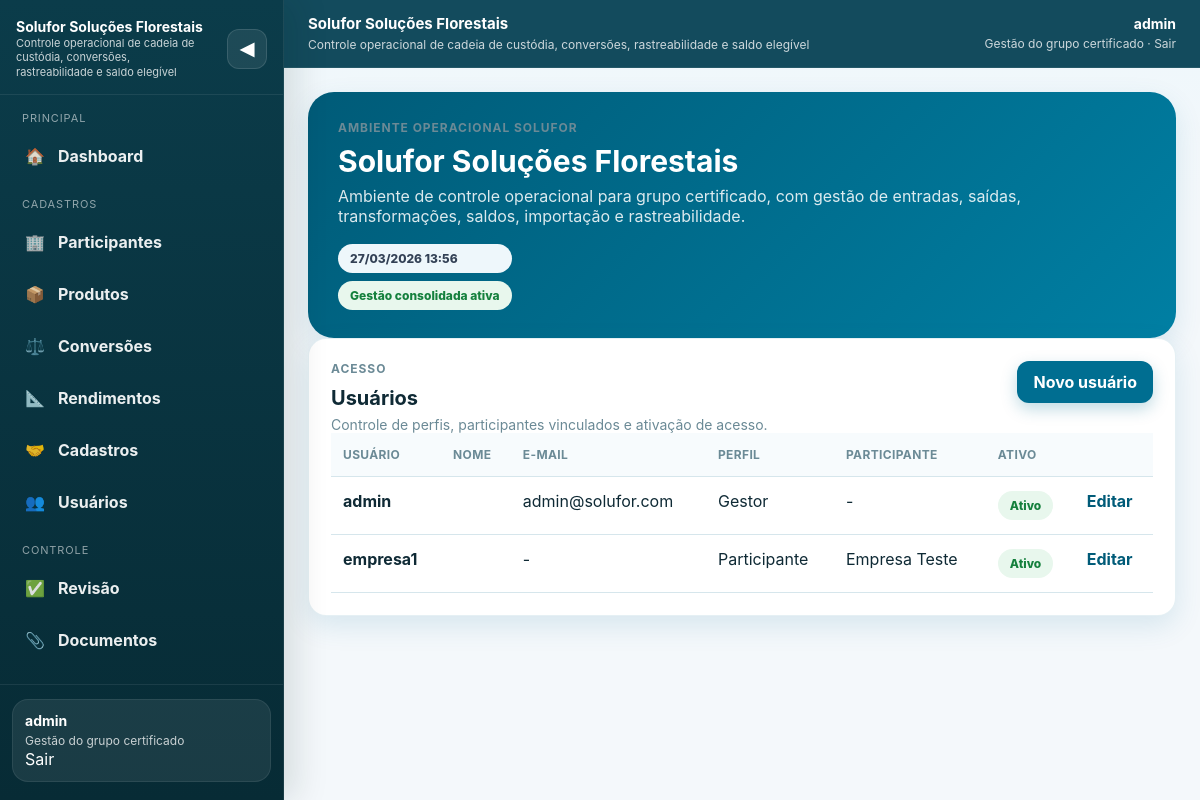
Page /users/ (signed in) on the committed database.
### accounts/models.py (models this page shows, shortened)
class User(AbstractUser):
    ROLE_CHOICES = [
        ('manager', 'Gestor'),
        ('participant', 'Participante'),
        ('auditor', 'Auditor'),
    ]
    role = models.CharField(max_length=20, choices=ROLE_CHOICES, default='participant')
    organization = models.ForeignKey(
        'participants.Organization',
        on_delete=models.SET_NULL,
        null=True,
        blank=True,
        related_name='users',
    )
    participant = models.ForeignKey(
        'participants.Participant',
        on_delete=models.SET_NULL,
        null=True,
        blank=True,
        related_name='users',
    )
    must_change_password = models.BooleanField(default=False)
    @property
    def is_manager(self):
        return self.role == 'manager' or self.is_superuser
    @property
    def is_auditor(self):
        return self.role == 'auditor'
    @property
    def is_participant_user(self):
        return self.role == 'participant'

### participants/models.py (models this page shows)
class Participant(models.Model):
    STATUS_CHOICES = [
        ('active', 'Ativo'),
        ('inactive', 'Inativo'),
        ('suspended', 'Suspenso'),
    ]
    organization = models.ForeignKey(
        Organization,
        on_delete=models.PROTECT,
        null=True,
        blank=True,
        related_name='participants',
        verbose_name='Ambiente',
    )
    legal_name = models.CharField('Razão social', max_length=255)
    trade_name = models.CharField('Nome fantasia', max_length=255, blank=True)
    cnpj = models.CharField('CNPJ', max_length=18, unique=True)
    contact_name = models.CharField('Responsável', max_length=255, blank=True)
    contact_email = models.EmailField('E-mail', blank=True)
    contact_phone = models.CharField('Telefone', max_length=30, blank=True)
    status = models.CharField(max_length=20, choices=STATUS_CHOICES, default='active')
    created_at = models.DateTimeField(auto_now_add=True)
    updated_at = models.DateTimeField(auto_now=True)
    class Meta:
        ordering = ['trade_name', 'legal_name']
    def __str__(self):
        return self.trade_name or self.legal_name

### accounts/views.py (the view)
# urls.py: path('', UserListView.as_view(), name='user_list'),
class UserListView(ManagerRequiredMixin, ListView):
    model = User
    template_name = 'accounts/user_list.html'
    context_object_name = 'users'
    queryset = User.objects.select_related('participant').order_by('username')

### accounts/views.py (called while the page is built)
    def test_func(self):
        return self.request.user.is_manager

### templates/accounts/user_list.html
{% extends "base.html" %}
{% block content %}
<div class="card"><div class="listing-head"><div><div class="kicker">Acesso</div><h2 class="card-title">Usuários</h2><p class="card-subtitle">Controle de perfis, participantes vinculados e ativação de acesso.</p></div><a class="btn" href="/users/new/">Novo usuário</a></div>
{% if users %}<div class="table-wrap"><table><tr><th>Usuário</th><th>Nome</th><th>E-mail</th><th>Perfil</th><th>Participante</th><th>Ativo</th><th></th></tr>{% for u in users %}<tr><td><strong>{{ u.username }}</strong></td><td>{{ u.first_name }} {{ u.last_name }}</td><td>{{ u.email|default:'-' }}</td><td>{{ u.get_role_display }}</td><td>{{ u.participant|default:'-' }}</td><td>{% if u.is_active %}<span class="badge success">Ativo</span>{% else %}<span class="badge danger">Inativo</span>{% endif %}</td><td><a class="inline-link" href="/users/{{ u.id }}/edit/">Editar</a></td></tr>{% endfor %}</table></div>{% else %}<div class="empty-state">Nenhum usuário cadastrado.</div>{% endif %}
</div>
{% endblock %}

### templates/base.html (shortened to what this page needs)
<!DOCTYPE html>
<html lang="pt-br">
<head>
</head>
<body>
<div class="app-shell">
  {% if user.is_authenticated %}
  <aside id="sidebar" class="sidebar">
    <div class="sidebar-inner">
      <div class="sidebar-header">
        <a class="sidebar-brand" href="/">
          <span class="brand-copy">
            <strong>Solufor Soluções Florestais</strong>
            <span>Controle operacional de cadeia de custódia, conversões, rastreabilidade e saldo elegível</span>
          </span>
        </a>
        <button id="sidebarToggle" class="sidebar-toggle" type="button" aria-label="Colapsar menu"><span class="sidebar-toggle-text">◀</span></button>
      </div>
      <div class="sidebar-body">
        <div class="sidebar-section">
          <div class="sidebar-label">Principal</div>
          <nav class="sidebar-nav">
            <a class="sidebar-link {% if request.path == '/' %}is-active{% endif %}" href="/"><span class="sidebar-icon">🏠</span><span class="sidebar-link-text">Dashboard</span></a>
          </nav>
        </div>
        {% if user.is_participant_user %}
        <div class="sidebar-section">
          <div class="sidebar-label">Operação</div>
          <nav class="sidebar-nav">
            <a class="sidebar-link {% if '/transactions/entries/' in request.path %}is-active{% endif %}" href="/transactions/entries/"><span class="sidebar-icon">📥</span><span class="sidebar-link-text">Entradas</span></a>
            <a class="sidebar-link {% if '/transactions/sales/' in request.path %}is-active{% endif %}" href="/transactions/sales/"><span class="sidebar-icon">📤</span><span class="sidebar-link-text">Saídas</span></a>
            <a class="sidebar-link {% if '/transactions/transformations/' in request.path %}is-active{% endif %}" href="/transactions/transformations/"><span class="sidebar-icon">🪵</span><span class="sidebar-link-text">Transformações</span></a>
            <a class="sidebar-link {% if '/compliance/' in request.path %}is-active{% endif %}" href="/compliance/"><span class="sidebar-icon">🗓️</span><span class="sidebar-link-text">Fechamentos</span></a>
            <a class="sidebar-link {% if '/transactions/documents/' in request.path %}is-active{% endif %}" href="/transactions/documents/"><span class="sidebar-icon">📎</span><span class="sidebar-link-text">Documentos</span></a>
            <a class="sidebar-link {% if '/reports/import/' in request.path %}is-active{% endif %}" href="/reports/import/"><span class="sidebar-icon">📊</span><span class="sidebar-link-text">Importar planilha</span></a>
          </nav>
        </div>
        {% elif user.is_manager %}
        <div class="sidebar-section">
          <div class="sidebar-label">Cadastros</div>
          <nav class="sidebar-nav">
            <a class="sidebar-link {% if '/participants/' in request.path %}is-active{% endif %}" href="/participants/"><span class="sidebar-icon">🏢</span><span class="sidebar-link-text">Participantes</span></a>
            <a class="sidebar-link {% if '/catalog/products/' in request.path %}is-active{% endif %}" href="/catalog/products/"><span class="sidebar-icon">📦</span><span class="sidebar-link-text">Produtos</span></a>
            <a class="sidebar-link {% if '/catalog/conversions/' in request.path %}is-active{% endif %}" href="/catalog/conversions/"><span class="sidebar-icon">⚖️</span><span class="sidebar-link-text">Conversões</span></a>
            <a class="sidebar-link " href="/catalog/transformation-rules/"><span class="sidebar-icon">📐</span><span class="sidebar-link-text">Rendimentos</span></a>
            <a class="sidebar-link {% if '/catalog/counterparties/' in request.path %}is-active{% endif %}" href="/catalog/counterparties/"><span class="sidebar-icon">🤝</span><span class="sidebar-link-text">Cadastros</span></a>
            <a class="sidebar-link {% if '/users/' in request.path %}is-active{% endif %}" href="/users/"><span class="sidebar-icon">👥</span><span class="sidebar-link-text">Usuários</span></a>
          </nav>
        </div>
        <div class="sidebar-section">
          <div class="sidebar-label">Controle</div>
          <nav class="sidebar-nav">
            <a class="sidebar-link " href="/transactions/manager/review/entries/"><span class="sidebar-icon">✅</span><span class="sidebar-link-text">Revisão</span></a>
            <a class="sidebar-link {% if '/transactions/documents/' in request.path %}is-active{% endif %}" href="/transactions/documents/"><span class="sidebar-icon">📎</span><span class="sidebar-link-text">Documentos</span></a>
            <a class="sidebar-link {% if '/reports/traceability/' in request.path %}is-active{% endif %}" href="/reports/traceability/"><span class="sidebar-icon">🔎</span><span class="sidebar-link-text">Rastreabilidade</span></a>
          </nav>
        </div>
        {% endif %}
      </div>
      <div class="sidebar-footer">
        <div class="sidebar-user">
          <strong>{{ user.username }}</strong>
          <span>{% if user.is_manager %}Gestão do grupo certificado{% elif user.is_auditor %}Consulta e auditoria{% else %}Operação do participante{% endif %}</span><br>
          <form method="post" action="{% url 'logout' %}" style="display:inline;">
 	     <button type="submit" class="logout-btn">Sair</button>
	  </form>
        </div>
      </div>
    </div>
  </aside>
  {% endif %}
  <div class="content-shell">
    <header class="topbar">
      <div class="topbar-inner">
        <div class="topbar-title">
          <span class="topbar-copy">
            <strong>Solufor Soluções Florestais</strong>
            <span>Controle operacional de cadeia de custódia, conversões, rastreabilidade e saldo elegível</span>
          </span>
        </div>
        {% if user.is_authenticated %}
        <div class="userbox">
          <strong>{{ user.username }}</strong>
          <span>
            {% if user.is_manager %}Gestão do grupo certificado{% elif user.is_auditor %}Consulta e auditoria{% else %}Operação do participante{% endif %}
            ·
<form method="post" action="{% url 'logout' %}" style="display:inline;">
  <button type="submit" class="logout-btn">Sair</button>
</form>
          </span>
        </div>
        {% else %}
        <div class="userbox">
          <strong>Acesso ao sistema</strong>
          <span><a href="/login/">Entrar</a></span>
        </div>
        {% endif %}
      </div>
    </header>
    <main class="page">
      {% if user.is_authenticated %}
      <section class="hero">
        <div>
          <div class="kicker">Ambiente operacional Solufor</div>
          <h1>{% block hero_title %}Solufor Soluções Florestais{% endblock %}</h1>
          <p>{% block hero_text %}Ambiente de controle operacional para grupo certificado, com gestão de entradas, saídas, transformações, saldos, importação e rastreabilidade.{% endblock %}</p>
        </div>
        <div class="stack">
          {% block hero_side %}
          <span class="badge neutral">{% now "d/m/Y H:i" %}</span>
          {% if user.is_manager %}
            <span class="badge success">Gestão consolidada ativa</span>
          {% elif user.is_auditor %}
            <span class="badge warning">Ambiente de consulta</span>
          {% else %}
            <span class="badge success">Lançamentos operacionais liberados</span>
          {% endif %}
          {% endblock %}
        </div>
      </section>
      {% endif %}
      {% block content %}{% endblock %}
    </main>
  </div>
</div>
</body>
</html>

### rows in the picture
User: username "admin", email "admin@solufor.com", role "Gestor", participant "-", is_active "Ativo"
User: username "empresa1", email "-", role "Participante", participant "Empresa Teste", is_active "Ativo"
